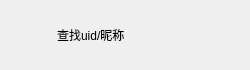
<?xml version="1.0" encoding="UTF-8"?>
<ui version="4.0">
 <class>AddUserItem</class>
 <widget class="QWidget" name="AddUserItem">
  <property name="geometry">
   <rect>
    <x>0</x>
    <y>0</y>
    <width>250</width>
    <height>70</height>
   </rect>
  </property>
  <property name="minimumSize">
   <size>
    <width>250</width>
    <height>70</height>
   </size>
  </property>
  <property name="maximumSize">
   <size>
    <width>250</width>
    <height>70</height>
   </size>
  </property>
  <property name="windowTitle">
   <string>Form</string>
  </property>
  <layout class="QHBoxLayout" name="horizontalLayout">
   <item>
    <widget class="QLabel" name="add_tip">
     <property name="minimumSize">
      <size>
       <width>40</width>
       <height>40</height>
      </size>
     </property>
     <property name="maximumSize">
      <size>
       <width>40</width>
       <height>40</height>
      </size>
     </property>
     <property name="text">
      <string/>
     </property>
    </widget>
   </item>
   <item>
    <widget class="QLabel" name="message_tip">
     <property name="text">
      <string>查找uid/昵称</string>
     </property>
    </widget>
   </item>
   <item>
    <widget class="QLabel" name="right_tip">
     <property name="minimumSize">
      <size>
       <width>30</width>
       <height>30</height>
      </size>
     </property>
     <property name="maximumSize">
      <size>
       <width>30</width>
       <height>30</height>
      </size>
     </property>
     <property name="text">
      <string/>
     </property>
    </widget>
   </item>
  </layout>
 </widget>
 <resources/>
 <connections/>
</ui>
